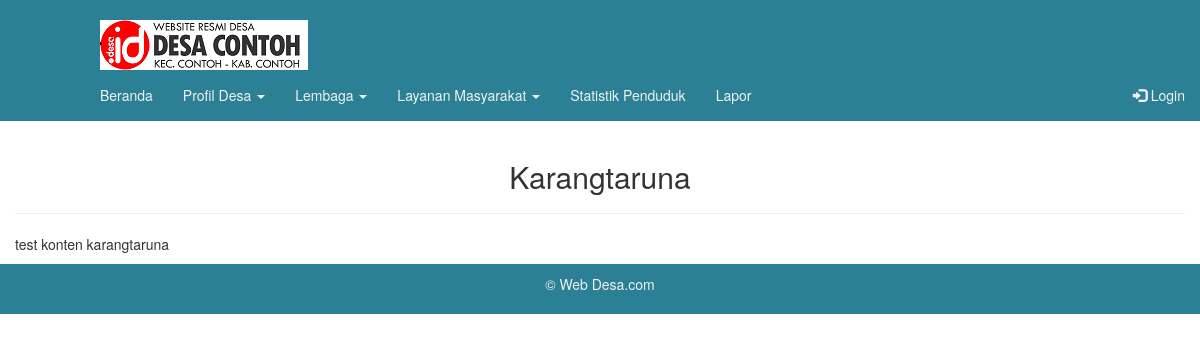
Before: /index.php/karangtaruna with the older database file.
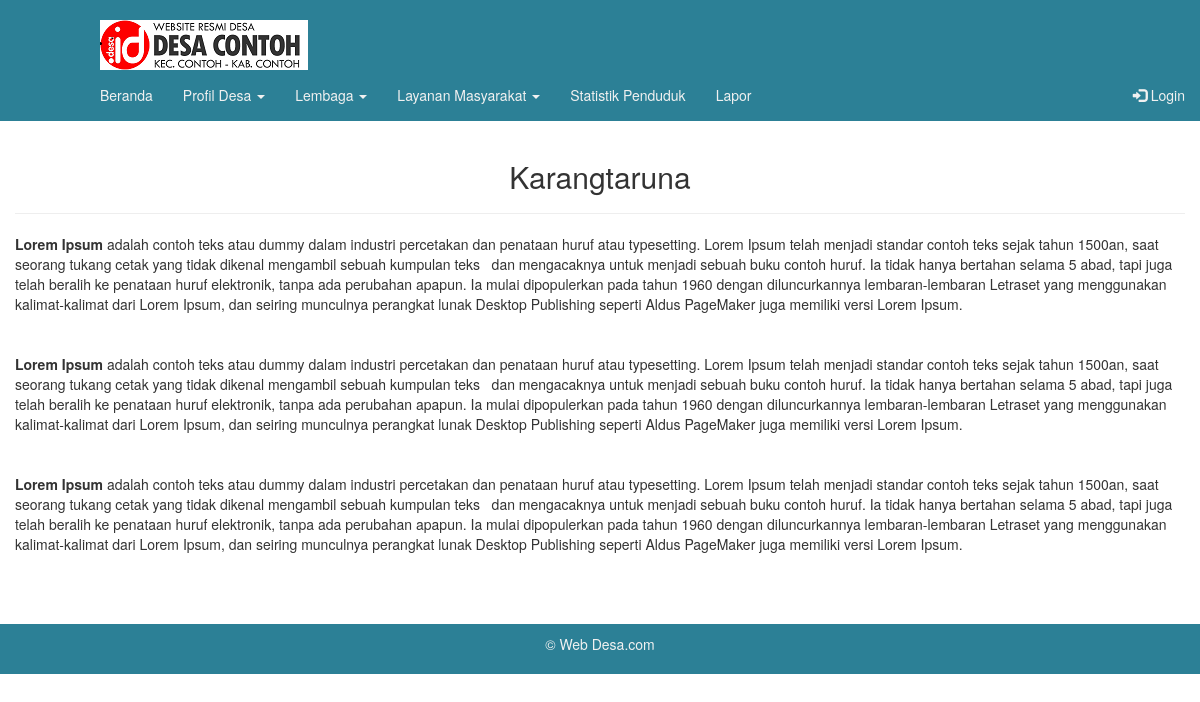
After: the same page with the newer database file.
### tables this page shows
CREATE TABLE IF NOT EXISTS `konten` (
  `id` int(11) NOT NULL,
  `jenis` varchar(255) NOT NULL,
  `isi` text NOT NULL
);

### application/views/userlayout/konten.php (called while the page is built, shortened)
<?php
if($isi){
	$this->load->view($isi);
}

### application/views/userlayout/wrapper.php (called while the page is built)
<?php
require_once('head.php');
require_once('header.php');
require_once('konten.php');
require_once('footer.php');

### application/controllers/Karangtaruna.php (called while the page is built)
<?php if ( ! defined('BASEPATH')) exit('No direct script access allowed');
class Karangtaruna extends CI_Controller {
	public function index() {
		$data=array('title'=>'Karangtaruna',
					'isi'  =>'userpages/karangtaruna/karangtaruna'
						);
		$data['record']	= $this->m_global->get_data_all('konten', null, ['jenis'=>'karangtaruna']);
		$this->load->view('userlayout/wrapper',$data);
	}
}

### index.php (called while the page is built, shortened)
<?php
require_once BASEPATH.'core/CodeIgniter.php';

### application/models/M_global.php (called while the page is built, shortened)
<?php if ( ! defined('BASEPATH')) exit('No direct script access allowed');
class M_global extends CI_Model {
	public function __construct(){
		$this->db->query("SET time_zone='+07:00'");
	}
	public function get_data_all( $table, $join = NULL, $where = NULL, $select = '*', $where_e = NULL, $order = NULL, $start = 0, $tampil = NULL, $group = NULL, $array = null )
	{
		if ( is_array($select))
		{
			$this->db->select( $select[0], $select[1] )->from($table);
		}
			else
		{
			$this->db->select($select)->from($table);
		}
		$query  = $this->db->get();
		( ! is_null( $array )
			? $result = $query->result_array()
			: $result = $query->result()
		);
		return $result;
	}
}

### application/views/userpages/karangtaruna/karangtaruna.php (the view)
<div class="konten">
  <div class="container">
    <div class="row">
    <center><h2>Karangtaruna</h2></center>
    <hr>
   		<?=$record[0]->isi; ?>
    </div>
  </div>
</div>

Changed rows visible on the page:
changed konten: isi "test konten karangtaruna" → "Lorem Ipsum adalah contoh teks atau dummy dalam industri percetakan dan penataan huruf atau typesetting. Lorem Ipsum telah menjadi standar contoh teks sejak tahun 1500an, saat seorang tukang cetak yang tidak dikenal mengambil sebuah kumpulan teks dan mengacaknya untuk menjadi sebuah buku contoh huruf. Ia tidak hanya bertahan selama 5 abad, tapi juga telah beralih ke penataan huruf elektronik, tanpa ada perubahan apapun. Ia mulai dipopulerkan pada tahun 1960 dengan diluncurkannya lembaran-lembaran Letraset yang menggunakan kalimat-kalimat dari Lorem Ipsum, dan seiring munculnya perangkat lunak Desktop Publishing seperti Aldus PageMaker juga memiliki versi Lorem Ipsum. Lorem Ipsum adalah…"
